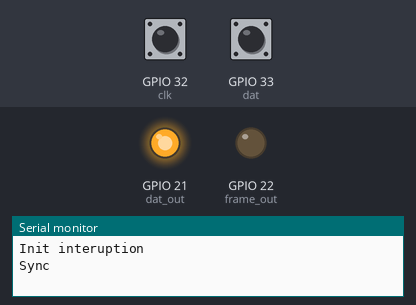
The sketch below on a simulated ESP32. Shown: output pins drawn as LEDs (lit = HIGH), the last lines printed to the serial monitor. Inputs (shaded band) come from the test bench; at power-on: GPIO 32 (clk) HIGH, GPIO 33 (dat) HIGH.

Above: at 5.0 s.
5.1 s: GPIO 32 (clk) pulled LOW for 0.15 s
At 5.9 s:
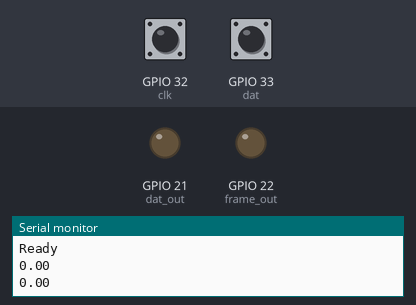
Timing chart, 0 to 8.1 s (numbered marks = the images above; inputs shaded):
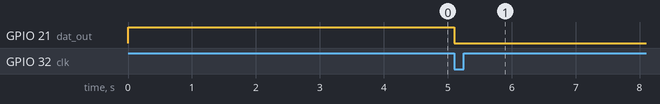

Measured:
- after the input at 5.1 s, GPIO 21 (dat_out): HIGH → LOW at once

The sketch:

main.ino
```cpp
// Analyse comparator signal
// processing in µs on uint32_t integer
// 4 294 967 296 µs
// 4 294.967296 sec
// 1:11:34 so after 1 hour needs to reboot
// Related to https://knowledge.pinon-hebert.fr/index.php/Comparateur_Num%C3%A9rique


const int clk = 32;
const int dat = 33;
const int frame_out = 22; /// frame detection
const int dat_out=21; // data decode

#define REVERSE     // Defined if input signal needs to be inverted (needed if level adaptation done with NPN)

// ANALYSE THE CLOCK SIGNAL
uint32_t event_fall;   // timestamp of the last falling edge
uint32_t time_low;    // duration of last low level (between falling and rising edge)

uint32_t event_rise;  // tlmestamp of the last rising edge
uint32_t time_high;   // duration of the last high levet (between rising and fallin edge)

int bit=-1;
uint8_t bitFrame[24];
uint8_t measure[24];

int state;

inline int getClkState(){
  #ifdef REVERSE
    return (!digitalRead(clk));
  #else
    return (digitalRead(clk));
  #endif
}

inline int getDatState(){
  #ifdef REVERSE
    return (!digitalRead(dat));
  #else
    return (digitalRead(dat));
  #endif
}

void IRAM_ATTR clk_rise(){
  state=HIGH;
  event_rise=micros();
  int value=getDatState();
  time_low=event_rise-event_fall;
  if (bit>=0){
    bitFrame[bit]=value;
    bit++;
    bit%=24;
  }
  if (bit==0){
    memcpy(measure,bitFrame,24);
  }
  digitalWrite(frame_out,(bit==0));
  digitalWrite(dat_out,value);
}

void IRAM_ATTR clk_fall(){
  state=LOW;
  event_fall=micros();
  time_high=event_fall-event_rise;
}

void IRAM_ATTR clk_CHANGE() {
  uint32_t ti=micros();
  if(getClkState()){
    return clk_rise();
  }else{
    return clk_fall();
  }
}

void printMeasure(){
  int i;
  // Décode mesured value
  int val=0;
  for (i=11; i>=0; i--){
    val<<=1;
    val+=measure[i];
  }
  if (measure[20]==HIGH){
    val=-val;
  }
  // convert regarding the system (metric vs US)
  float fval;
  if (measure[23]==HIGH){
    fval=float(val)/2000.0;
    Serial.println(fval,4);
  }else{
    fval=float(val)/100.0;
    Serial.println(fval,2);
  }
}

void setup() {

  Serial.begin(115200);
  pinMode(clk, INPUT_PULLUP);
  pinMode(dat,INPUT_PULLUP);
  pinMode(frame_out,OUTPUT);
  pinMode(dat_out,OUTPUT);
  digitalWrite(frame_out,LOW);
  digitalWrite(dat_out,HIGH);

  Serial.println("\nInit interuption");

  state=getClkState();
  attachInterrupt(clk,clk_CHANGE,CHANGE);
  Serial.println("Sync");
  while (time_high<100000){

  }
  bit=0;
  Serial.println(getClkState());
  Serial.println("Ready");
}

void loop() {
  delay(100);
  printMeasure();
}
```
